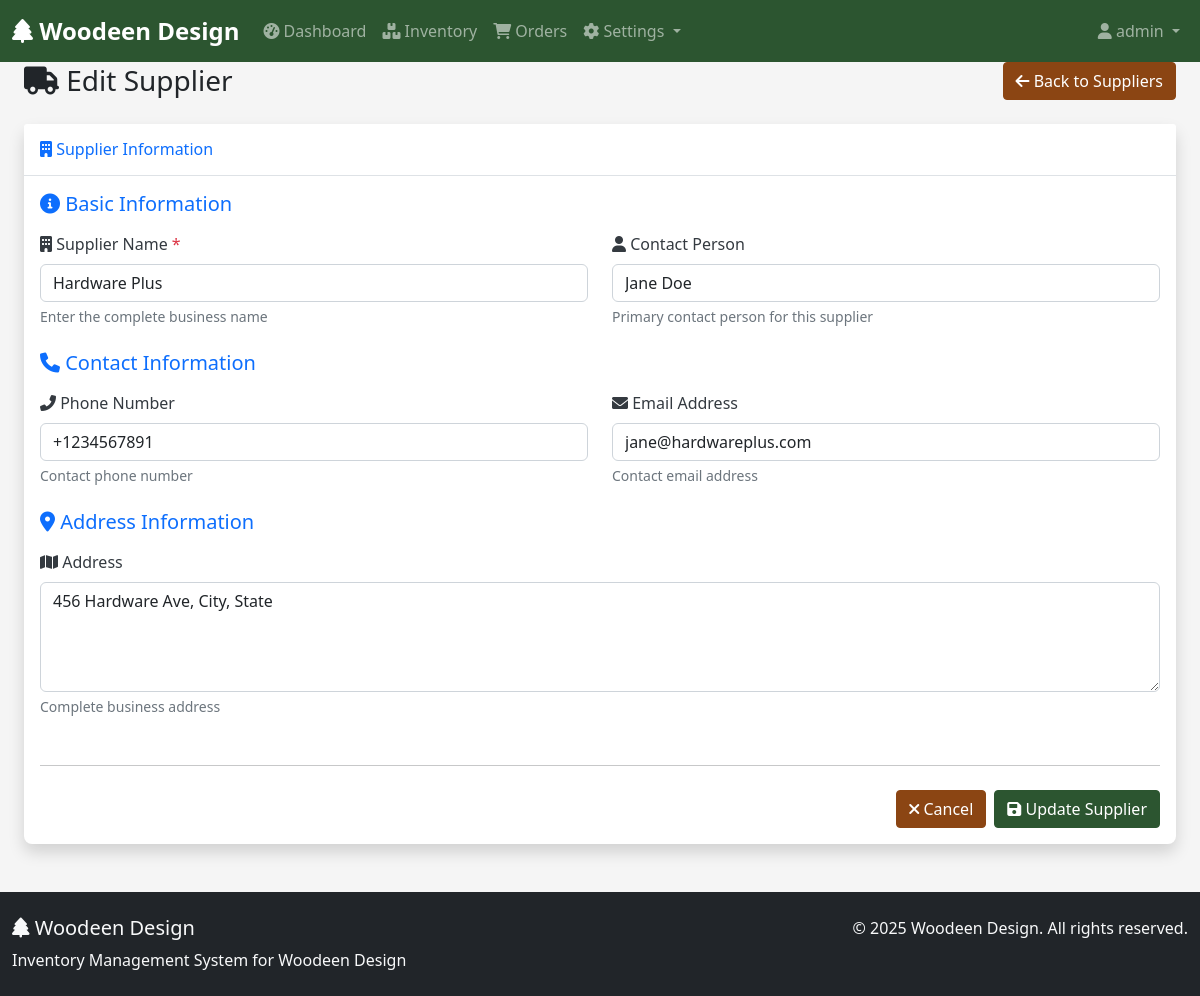
Page /suppliers/edit/2 (signed in) on the committed database.
### tables this page shows
CREATE TABLE suppliers (
    supplier_id INT PRIMARY KEY AUTO_INCREMENT,
    supplier_name VARCHAR(100) NOT NULL,
    contact_person VARCHAR(100),
    email VARCHAR(100),
    phone VARCHAR(20),
    address TEXT,
    created_at TIMESTAMP DEFAULT CURRENT_TIMESTAMP,
    updated_at TIMESTAMP DEFAULT CURRENT_TIMESTAMP ON UPDATE CURRENT_TIMESTAMP
);

### app/controllers/SupplierController.php (called while the page is built, shortened)
<?php
require_once __DIR__ . '/../models/Supplier.php';
class SupplierController {
    private $supplierModel;
    public function __construct() {
        $this->supplierModel = new Supplier();
    }
    public function edit($id) {
        $supplier = $this->supplierModel->getSupplierById($id);
        $this->loadView('suppliers/edit', ['supplier' => $supplier]);
    }
    protected function loadView($viewName, $data = []) {
        extract($data);
        require_once __DIR__ . '/../views/' . $viewName . '.php';
    }
}

### app/core/Database.php (called while the page is built, shortened)
<?php
class Database {
    private static $instance = null;
    private $pdo;
    private function __construct() {
        $dsn = 'mysql:host=' . DB_HOST . ';dbname=' . DB_NAME . ';charset=utf8';
        $options = [
            PDO::ATTR_ERRMODE            => PDO::ERRMODE_EXCEPTION,
            PDO::ATTR_DEFAULT_FETCH_MODE => PDO::FETCH_ASSOC,
            PDO::ATTR_EMULATE_PREPARES   => false,
        ];
        try {
            $this->pdo = new PDO($dsn, DB_USER, DB_PASS, $options);
        } catch (PDOException $e) {
            error_log("Database connection failed: " . $e->getMessage());
            die("Sorry, we're experiencing technical difficulties. Please try again later. (Error: DB_CONN_FAILED)");
        }
    }
    public static function getInstance() {
        if (self::$instance === null) {
            self::$instance = new Database();
        }
        return self::$instance;
    }
    public function getConnection() {
        return $this->pdo;
    }
}

### app/models/Supplier.php (called while the page is built, shortened)
<?php
class Supplier {
    private $db;
    public function __construct() {
        $this->db = Database::getInstance()->getConnection();
    }
    public function getSupplierById($id) {
        $stmt = $this->db->prepare("SELECT * FROM suppliers WHERE supplier_id = :id");
        $stmt->bindParam(':id', $id, PDO::PARAM_INT);
        $stmt->execute();
        return $stmt->fetch(PDO::FETCH_ASSOC);
    }
}

### app/views/suppliers/edit.php (the view, shortened to what this page needs)
<!DOCTYPE html>
<html lang="en">
<head>
    <link rel="stylesheet" href="/wooden_design_ims/public/assets/css/style.css">
</head>
<body>
    <?php include __DIR__ . '/../includes/header.php'; ?>
    <div class="container-fluid">
        <div class="row">
            <div class="col-12">
                <div class="d-flex justify-content-between align-items-center mb-4">
                    <h1 class="h3 mb-0 text-gray-800">
                        <i class="fas fa-truck"></i> Edit Supplier
                    </h1>
                    <a href="/wooden_design_ims/suppliers" class="btn btn-secondary">
                        <i class="fas fa-arrow-left"></i> Back to Suppliers
                    </a>
                </div>
                <div class="card shadow">
                    <div class="card-header py-3">
                        <h6 class="m-0 font-weight-bold text-primary">
                            <i class="fas fa-building"></i> Supplier Information
                        </h6>
                    </div>
                    <div class="card-body">
                        <form action="/wooden_design_ims/suppliers/update/<?php echo htmlspecialchars($supplier['supplier_id']); ?>" method="POST" id="supplierForm">
                            <div class="row mb-4">
                                <div class="col-12">
                                    <h5 class="text-primary mb-3">
                                        <i class="fas fa-info-circle"></i> Basic Information
                                    </h5>
                                </div>
                                <div class="col-md-6">
                                    <div class="form-group">
                                        <label for="supplier_name" class="form-label">
                                            <i class="fas fa-building"></i> Supplier Name <span class="text-danger">*</span>
                                        </label>
                                        <input type="text" class="form-control" id="supplier_name" name="supplier_name"
                                               value="<?php echo htmlspecialchars($supplier['supplier_name']); ?>"
                                               placeholder="Enter supplier name" required>
                                        <div class="form-text">Enter the complete business name</div>
                                    </div>
                                </div>
                                <div class="col-md-6">
                                    <div class="form-group">
                                        <label for="contact_person" class="form-label">
                                            <i class="fas fa-user"></i> Contact Person
                                        </label>
                                        <input type="text" class="form-control" id="contact_person" name="contact_person"
                                               value="<?php echo htmlspecialchars($supplier['contact_person']); ?>"
                                               placeholder="Enter contact person name">
                                        <div class="form-text">Primary contact person for this supplier</div>
                                    </div>
                                </div>
                            </div>
                            <div class="row mb-4">
                                <div class="col-12">
                                    <h5 class="text-primary mb-3">
                                        <i class="fas fa-phone"></i> Contact Information
                                    </h5>
                                </div>
                                <div class="col-md-6">
                                    <div class="form-group">
                                        <label for="phone" class="form-label">
                                            <i class="fas fa-phone-alt"></i> Phone Number
                                        </label>
                                        <input type="tel" class="form-control" id="phone" name="phone"
                                               value="<?php echo htmlspecialchars($supplier['phone']); ?>"
                                               placeholder="Enter phone number">
                                        <div class="form-text">Contact phone number</div>
                                    </div>
                                </div>
                                <div class="col-md-6">
                                    <div class="form-group">
                                        <label for="email" class="form-label">
                                            <i class="fas fa-envelope"></i> Email Address
                                        </label>
                                        <input type="email" class="form-control" id="email" name="email"
                                               value="<?php echo htmlspecialchars($supplier['email']); ?>"
                                               placeholder="Enter email address">
                                        <div class="form-text">Contact email address</div>
                                    </div>
                                </div>
                            </div>
                            <div class="row mb-4">
                                <div class="col-12">
                                    <h5 class="text-primary mb-3">
                                        <i class="fas fa-map-marker-alt"></i> Address Information
                                    </h5>
                                </div>
                                <div class="col-12">
                                    <div class="form-group">
                                        <label for="address" class="form-label">
                                            <i class="fas fa-map"></i> Address
                                        </label>
                                        <textarea class="form-control" id="address" name="address" rows="4"
                                                  placeholder="Enter complete address..."><?php echo htmlspecialchars($supplier['address']); ?></textarea>
                                        <div class="form-text">Complete business address</div>
                                    </div>
                                </div>
                            </div>
                            <div class="row">
                                <div class="col-12">
                                    <hr class="my-4">
                                    <div class="d-flex justify-content-end gap-2">
                                        <a href="/wooden_design_ims/suppliers" class="btn btn-secondary">
                                            <i class="fas fa-times"></i> Cancel
                                        </a>
                                        <button type="submit" class="btn btn-primary">
                                            <i class="fas fa-save"></i> Update Supplier
                                        </button>
                                    </div>
                                </div>
                            </div>
                        </form>
                    </div>
                </div>
            </div>
        </div>
    </div>
    <?php include __DIR__ . '/../includes/footer.php'; ?>
</body>
</html>

### public/assets/css/style.css (style rules this page uses)
:root { --primary-color: #2c5530; --secondary-color: #8b4513; --accent-color: #d2691e; --success-color: #28a745; --warning-color: #ffc107; --danger-color: #dc3545; --light-color: #f8f9fa; --dark-color: #343a40; }
body { font-family: 'Segoe UI', Tahoma, Geneva, Verdana, sans-serif; background-color: #f5f5f5; }
.card { border: none; box-shadow: 0 0.125rem 0.25rem rgba(0, 0, 0, 0.075); border-radius: 0.5rem; }
.card-header { background-color: #fff; border-bottom: 1px solid #dee2e6; font-weight: 600; }
.btn-primary { background-color: var(--primary-color); border-color: var(--primary-color); }
.btn-secondary { background-color: var(--secondary-color); border-color: var(--secondary-color); }
.form-control { border-radius: 0.375rem; border: 1px solid #ced4da; }
.form-label { font-weight: 500; color: var(--dark-color); }
.text-danger { color: var(--danger-color) !important; }

### rows in the picture
suppliers: supplier_name "Hardware Plus", contact_person "Jane Doe", phone "+1234567891", email "jane@hardwareplus.com", address "456 Hardware Ave, City, State"

### other values in the picture
$_SESSION['username'] "admin"
